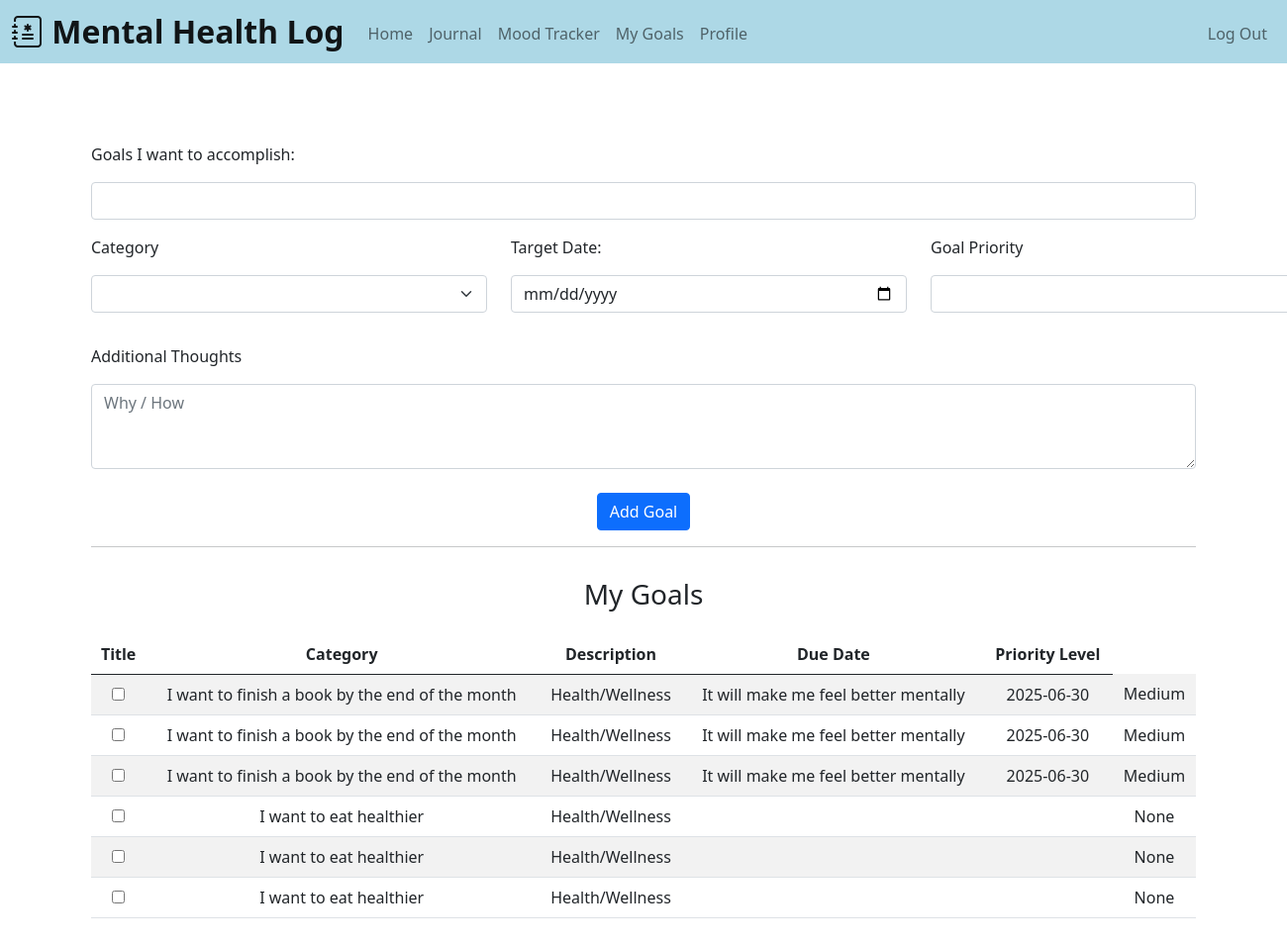
Before: /goals (signed in) with the older database file.
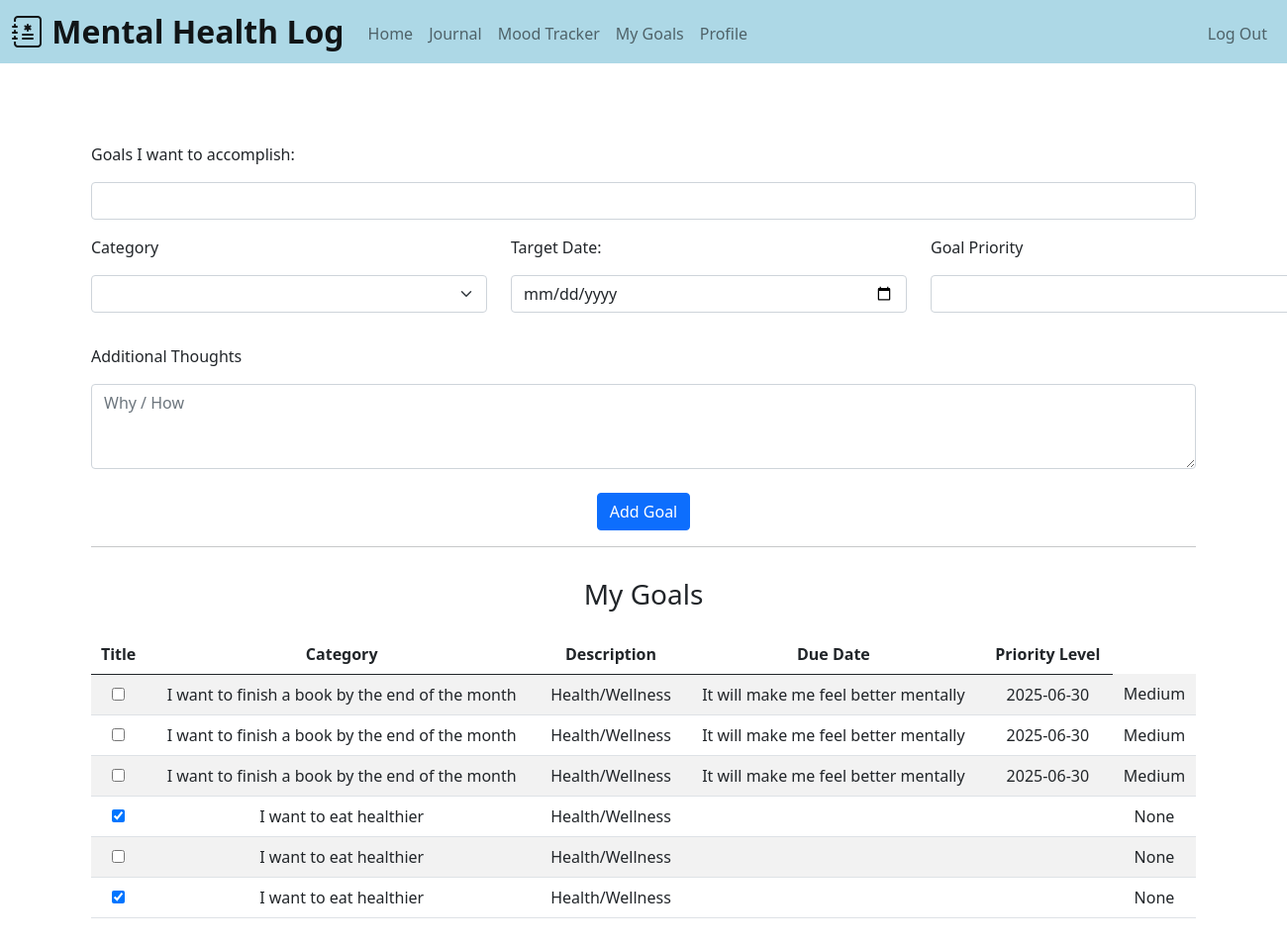
After: the same page with the newer database file.
### tables this page shows
CREATE TABLE goals (
        id INTEGER PRIMARY KEY,
        user_id INTEGER NOT NULL,
        goal_title TEXT NOT NULL,
        category TEXT NOT NULL,
        description TEXT,
        due_date DATE,
        priority TEXT CHECK (priority IN ('Low', 'Medium', 'High')) DEFAULT 'Medium',
        completed BOOLEAN DEFAULT 0,
        FOREIGN KEY (user_id) REFERENCES users(id)
    );

### app.py (the view, shortened to what this page needs)
@app.route("/goals", methods=["GET", "POST"])
@login_required
def goal_tracker():
    conn = db_connection()
    cur = conn.cursor()
    cur.execute("SELECT * FROM goals WHERE user_id = ?", (session["user_id"],))
    goals_data = cur.fetchall()
    conn.close()
    today = date.today()
    return render_template("goal.html", goals=goals_data, today=today, categories=CATEGORIES, priorities=PRIORITIES)

### helper.py (called while the page is built)
def db_connection():
    conn = sqlite3.connect('mental_health.db')
    conn.row_factory = sqlite3.Row
    return conn

def login_required(f):
    @wraps(f)
    def decorated_function(*args, **kwargs):
        if session.get("user_id") is None:
            return redirect("/login")
        return f(*args, **kwargs)
    return decorated_function

### templates/goal.html (shortened to what this page needs)
{% extends "layout.html" %}
{% block main %}
    <form action="/goals" method="post">
        <div class="am-1">Goals I want to accomplish:</div>
        <div class="mb-3">
            <input autocomplete="off" class="form-control" name="set_goals" type="text">
        </div>
        <div class="mb-3 d-flex justify-content gap-4">
            <div>
                <div class="am-1">Category</div>
                <select class="form-select mb-3 custom-width4" id="category" name="category">
                    <option disabled selected value=""></option>
                    {% for category in categories %}
                        <option value="{{ category }}">{{ category }}</option>
                    {% endfor %}
                </select>
            </div>
            <div>
                <div class="am-1">Target Date:</div>
                <input class="form-control mb-3 custom-width4" name="date" type="date" min="{{ today }}">
            </div>
            <div>
                <div class="am-1">Goal Priority</div>
                <select class="form-select mb-3 custom-width4" id="priority" name="priority">
                    <option disabled selected value=""></option>
                    {% for priority in priorities %}
                        <option value="{{ priority }}">{{ priority }}</option>
                    {% endfor %}
                </select>
            </div>
        </div>
        <div class="am-1">Additional Thoughts</div>
        <div class="mb-4">
            <textarea autocomplete="off" class="form-control" name="description" rows="3" placeholder="Why / How"></textarea>
        </div>
        <div class="text-end text-center">
            <button class="btn btn-primary" type="submit">Add Goal</button>
        </div>
    </form>
    <hr>
    <h3 style="padding-top: 15px; padding-bottom: 15px;">My Goals</h3>
    <table class="table table-striped">
        <thead>
            <tr>
                <th>Title</th>
                <th>Category</th>
                <th>Description</th>
                <th>Due Date</th>
                <th>Priority Level</th>
            </tr>
        </thead>
        <tbody>
            {% for goal in goals %}
                <tr>
                    <td>
                        <form action="/complete_goal" method="post">
                            <input type="checkbox" name="completed" onchange="this.form.submit()" {% if goal['completed'] %}checked{% endif %}>
                        </form>
                    </td>
                    <td>{{ goal['goal_title'] }}</td>
                    <td>{{ goal['category'] }}</td>
                    <td>{{ goal['description'] }}</td>
                    <td>{{ goal['due_date'] }}</td>
                    <td>{{ goal['priority'] }}</td>
                </tr>
            {% endfor %}
        </tbody>
    </table>
{% endblock %}

### templates/layout.html (shortened to what this page needs)
<!DOCTYPE html>
<html>
    <head>
        <link href="https://cdn.jsdelivr.net/npm/bootstrap@5.0.2/dist/css/bootstrap.min.css" rel="stylesheet">
        <link rel="stylesheet" href="https://cdn.jsdelivr.net/npm/bootstrap-icons@1.13.1/font/bootstrap-icons.min.css">
        <link href="/static/style.css" rel="stylesheet">
    </head>
    <body>
        <header>
            <nav class="navbar navbar-expand-lg navbar-light" style="background-color: lightblue;">
                <div class="container-fluid">
                    <a class="navbar-brand mb-0 h1" href="/"><i class="bi bi-journal-medical"></i> Mental Health Log</a>
                    <div class="collapse navbar-collapse" id="navbar">
                        {% if session["user_id"] %}
                            <ul class="navbar-nav me-auto mt-1">
                                <li class="nav-item"><a class="nav-link" href="/">Home</a></li>
                                <li class="nav-item"><a class="nav-link" href="/entry">Journal</a></li>
                                <li class="nav-item"><a class="nav-link" href="/tracker">Mood Tracker</a></li>
                                <li class="nav-item"><a class="nav-link" href="/goals">My Goals</a></li>
                                <li class="nav-item"><a class="nav-link" href="/profile">Profile</a></li>
                            </ul>
                            <ul class="navbar-nav ms-auto mt-1">
                                <li class="nav-item"><a class="nav-link" href="/logout">Log Out</a></li>
                            </ul>
                        {% else %}
                            <ul class="navbar-nav ms-auto mt-1">
                                <li class="nav-item"><a class="nav-link" href="/login">Log In</a></li>
                                <li class="nav-item"><a class="nav-link" href="/register">Register</a></li>
                            </ul>
                        {% endif %}
                    </div>
                </div>
            </nav>
        </header>
        <main class="container big-padding text-center">
            {% block main %}{% endblock %}
        </main>
    </body>
</html>

### static/style.css (style rules this page uses)
.navbar-brand { font-weight: 600; font-size: xx-large; }
.big-padding { padding-top: 5rem; padding-bottom: 5rem; }
.am-1 { text-align: left; margin-bottom: 1rem; }
.custom-width4 { width: 400px; }

Changed rows visible on the page:
changed goals (number 4 of 6 on the later page): completed "☐" → "☑"
changed goals (number 6 of 6 on the later page): completed "☐" → "☑"
